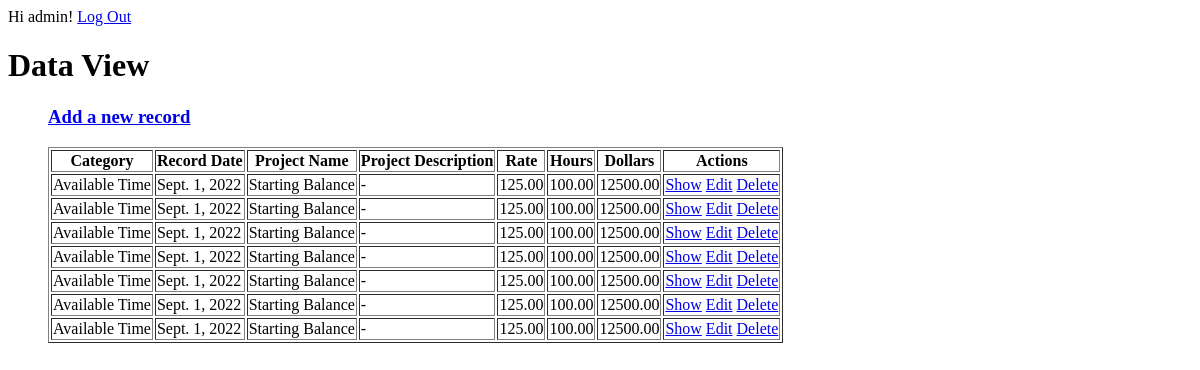
Page /dashboard/ (signed in) on the earlier database version.
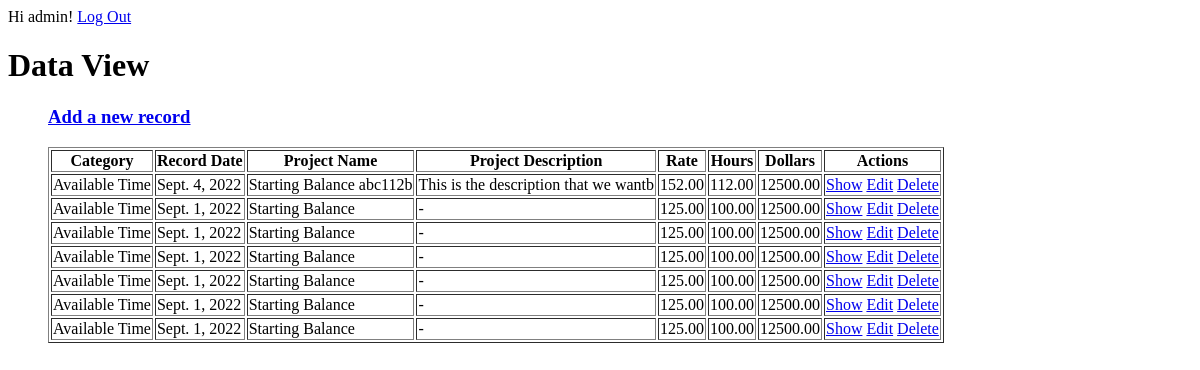
Same page on the later database version.
### dashboard/models.py (models this page shows)
class ProjectData(models.Model):
    category = models.CharField(max_length=200)
    project_name = models.CharField(max_length=400)
    description = models.TextField()
    hours = models.DecimalField(max_digits=9, decimal_places=2)
    rate = models.DecimalField(max_digits=9, decimal_places=2)
    dollars = models.DecimalField(max_digits=9, decimal_places=2)
    record_date = models.DateField()

### dashboard/views.py (the view)
# urls.py: path('', views.hello, name='hello'),
@login_required(login_url='/person/login/')
def hello(request):
   project_data = ProjectData.objects.all().values()              ## This is a queryset
   template = loader.get_template('welcome.html')
   context = {
      'project_data': project_data
   }
   return render(request, 'welcome.html', context)       ## This seems to be an easier way to return a template.

### templates/welcome.html (shortened to what this page needs)
{% extends 'base.html' %}
{% block content %}
{% if user.is_authenticated %}
  Hi {{ user.username }}!
    <a href="{% url 'logout' %}">Log Out</a>
{% else %}
  <p>You are not logged in</p>
  <a href="{% url 'login' %}">Log In</a>
{% endif %}
    <h1>Data View</h1>
    {% if project_data %}
    <ul>
    <h3><a href="/dashboard/{{ project.id }}/">Add a new record</a></h3>
<table border = "1">
    <tr>
        <th>Category</th>
        <th>Record Date</th>
        <th>Project Name</th>
        <th>Project Description</th>
        <th>Rate</th>
        <th>Hours</th>
        <th>Dollars</th>
        <th>Actions</th>
    </tr>
    {% for project in project_data %}
    <tr>
        <td>{{ project.category }}</td>
        <td>{{ project.record_date }}</td>
        <td>{{ project.project_name }}</td>
        <td>{{ project.description }}</td>
        <td>{{ project.rate }}</td>
        <td>{{ project.hours }}</td>
        <td>{{ project.dollars }}</td>
        <td>
            <a href="/dashboard/{{ project.id }}/">Show</a>
            <a href="{% url 'row_update' project.id %}">Edit</a>
            <a href="/dashboard/{{ project.id }}/">Delete</a>
        </td>
    </tr>
    {% endfor %}
    </ul>
{% else %}
    <p>No project records are available.</p>
{% endif %}
{% endblock %}

Differences in the rows shown:
changed ProjectData: record_date "Sept. 1, 2022" → "Sept. 4, 2022"; project_name "Starting Balance" → "Starting Balance abc112b"; description "-" → "This is the description that we wantb"; rate "125.00" → "152.00"; hours "100.00" → "112.00"
